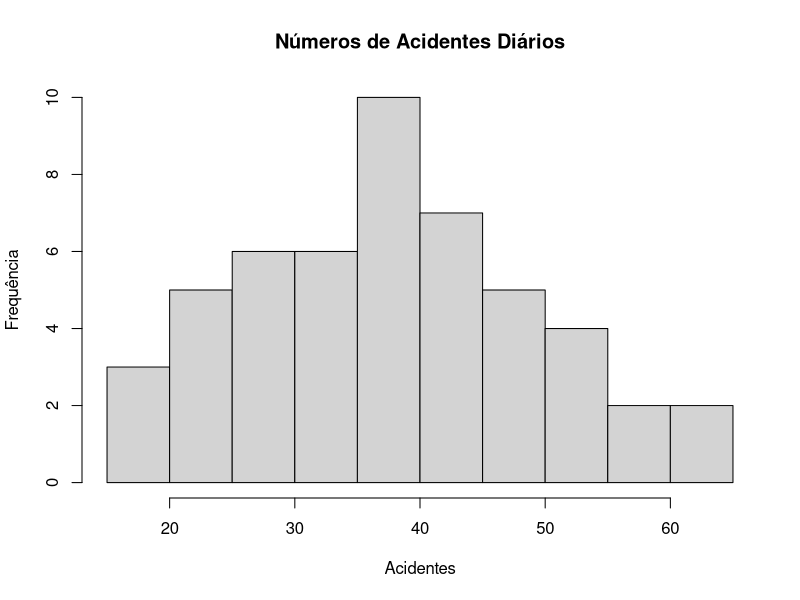
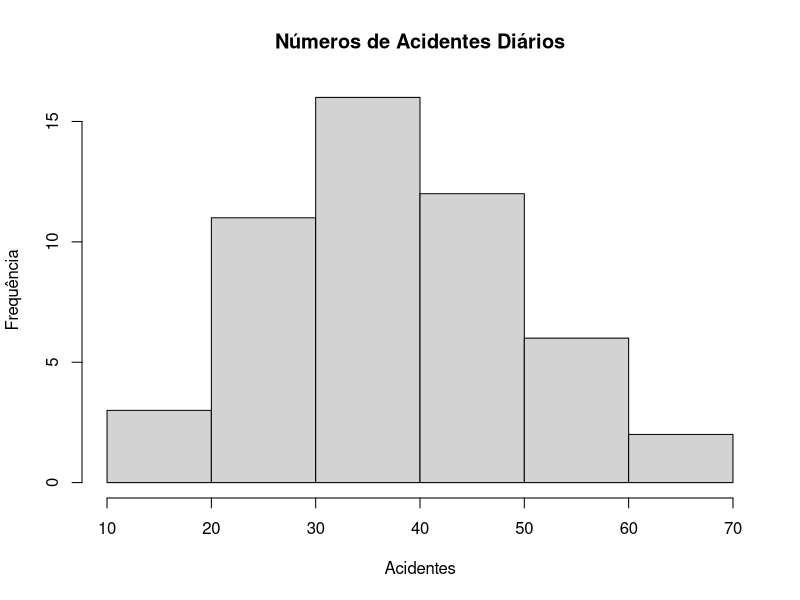
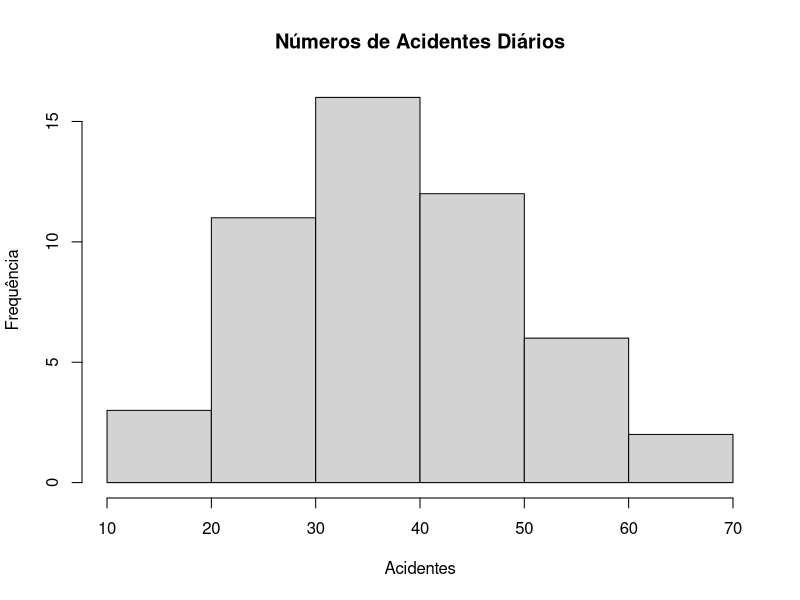

These figures' R source, in order:
# Histograma

dados = c(18, 20, 20, 21, 22, 24, 25, 25, 26, 27, 29, 29, 
          30, 30, 31, 31, 32, 33, 34, 35, 36, 36, 37, 37, 
          37, 37, 38, 38, 38, 40, 41, 43, 44, 44, 45, 45, 
          45, 46, 47, 48, 49, 50, 51, 53, 54, 54, 56, 58, 62, 65)

hist(dados, main = 'Números de Acidentes Diários', xlab = "Acidentes", ylab = 'Frequência')
hist(dados, main = 'Números de Acidentes Diários', xlab = "Acidentes", ylab = 'Frequência', breaks = 6)
hist(dados, main = 'Números de Acidentes Diários', xlab = "Acidentes", ylab = 'Frequência', breaks = 5)